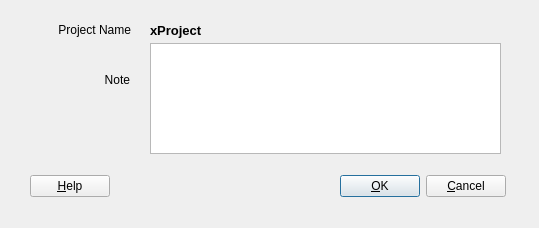
<ui version="4.0" >
 <author>G. Allen Morris III</author>
 <comment>Dialog to create a note.</comment>
 <class>Notes</class>
 <widget class="QDialog" name="Notes" >
  <property name="geometry" >
   <rect>
    <x>0</x>
    <y>0</y>
    <width>539</width>
    <height>228</height>
   </rect>
  </property>
  <property name="windowTitle" >
   <string>Notes</string>
  </property>
  <property name="whatsThis" >
   <string>What is this.</string>
  </property>
  <property name="sizeGripEnabled" >
   <bool>false</bool>
  </property>
  <widget class="QWidget" name="Layout1" >
   <property name="geometry" >
    <rect>
     <x>30</x>
     <y>170</y>
     <width>476</width>
     <height>33</height>
    </rect>
   </property>
   <layout class="QHBoxLayout" >
    <property name="spacing" >
     <number>6</number>
    </property>
    <property name="margin" >
     <number>0</number>
    </property>
    <item>
     <widget class="QPushButton" name="buttonHelp" >
      <property name="text" >
       <string>&amp;Help</string>
      </property>
      <property name="shortcut" >
       <string>F1</string>
      </property>
      <property name="autoDefault" >
       <bool>true</bool>
      </property>
     </widget>
    </item>
    <item>
     <spacer name="Horizontal Spacing2" >
      <property name="orientation" >
       <enum>Qt::Horizontal</enum>
      </property>
      <property name="sizeType" >
       <enum>QSizePolicy::Expanding</enum>
      </property>
      <property name="sizeHint" stdset="0" >
       <size>
        <width>20</width>
        <height>20</height>
       </size>
      </property>
     </spacer>
    </item>
    <item>
     <widget class="QPushButton" name="buttonOk" >
      <property name="text" >
       <string>&amp;OK</string>
      </property>
      <property name="shortcut" >
       <string/>
      </property>
      <property name="autoDefault" >
       <bool>true</bool>
      </property>
      <property name="default" >
       <bool>true</bool>
      </property>
     </widget>
    </item>
    <item>
     <widget class="QPushButton" name="buttonCancel" >
      <property name="text" >
       <string>&amp;Cancel</string>
      </property>
      <property name="shortcut" >
       <string/>
      </property>
      <property name="autoDefault" >
       <bool>true</bool>
      </property>
     </widget>
    </item>
   </layout>
  </widget>
  <widget class="QLabel" name="textLabel2" >
   <property name="geometry" >
    <rect>
     <x>20</x>
     <y>70</y>
     <width>110</width>
     <height>20</height>
    </rect>
   </property>
   <property name="text" >
    <string>&lt;p align="right">Note&lt;/p></string>
   </property>
   <property name="wordWrap" >
    <bool>false</bool>
   </property>
   <property name="buddy" >
    <cstring>textEdit</cstring>
   </property>
  </widget>
  <widget class="QLabel" name="projectName" >
   <property name="geometry" >
    <rect>
     <x>150</x>
     <y>20</y>
     <width>300</width>
     <height>20</height>
    </rect>
   </property>
   <property name="font" >
    <font>
     <pointsize>10</pointsize>
     <weight>75</weight>
     <bold>true</bold>
    </font>
   </property>
   <property name="toolTip" >
    <string>The project.</string>
   </property>
   <property name="whatsThis" >
    <string comment="This is replaced with the project name." >The project</string>
   </property>
   <property name="text" >
    <string>xProject</string>
   </property>
   <property name="wordWrap" >
    <bool>false</bool>
   </property>
  </widget>
  <widget class="QLabel" name="textLabel4" >
   <property name="geometry" >
    <rect>
     <x>40</x>
     <y>20</y>
     <width>91</width>
     <height>20</height>
    </rect>
   </property>
   <property name="text" >
    <string>&lt;p align="right">Project Name&lt;/p></string>
   </property>
   <property name="wordWrap" >
    <bool>false</bool>
   </property>
  </widget>
  <widget class="QTextEdit" name="textEdit" >
   <property name="geometry" >
    <rect>
     <x>150</x>
     <y>43</y>
     <width>351</width>
     <height>111</height>
    </rect>
   </property>
  </widget>
 </widget>
 <layoutdefault spacing="6" margin="11" />
 <pixmapfunction>qPixmapFromMimeSource</pixmapfunction>
 <tabstops>
  <tabstop>textEdit</tabstop>
  <tabstop>buttonOk</tabstop>
  <tabstop>buttonCancel</tabstop>
  <tabstop>buttonHelp</tabstop>
 </tabstops>
 <resources/>
 <connections>
  <connection>
   <sender>buttonCancel</sender>
   <signal>clicked()</signal>
   <receiver>Notes</receiver>
   <slot>reject()</slot>
   <hints>
    <hint type="sourcelabel" >
     <x>430</x>
     <y>172</y>
    </hint>
    <hint type="destinationlabel" >
     <x>83</x>
     <y>123</y>
    </hint>
   </hints>
  </connection>
  <connection>
   <sender>buttonOk</sender>
   <signal>clicked()</signal>
   <receiver>Notes</receiver>
   <slot>add_note()</slot>
   <hints>
    <hint type="sourcelabel" >
     <x>349</x>
     <y>172</y>
    </hint>
    <hint type="destinationlabel" >
     <x>97</x>
     <y>97</y>
    </hint>
   </hints>
  </connection>
  <connection>
   <sender>buttonHelp</sender>
   <signal>clicked()</signal>
   <receiver>Notes</receiver>
   <slot>show_help()</slot>
   <hints>
    <hint type="sourcelabel" >
     <x>75</x>
     <y>182</y>
    </hint>
    <hint type="destinationlabel" >
     <x>207</x>
     <y>177</y>
    </hint>
   </hints>
  </connection>
 </connections>
 <slots>
  <slot>show_help()</slot>
  <slot>add_note()</slot>
  <signal>open_help()</signal>
 </slots>
</ui>
